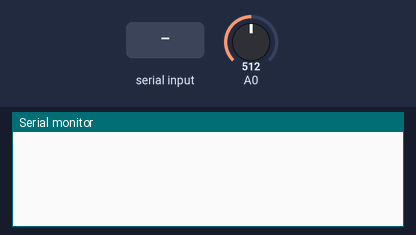
A sketch run on a simulated Arduino Uno, built with avr-gcc and run on an emulated ATmega328P. On the bench: the last lines printed to the serial monitor. Inputs (shaded band) come from the test bench; at power-on: A0 = 512.

Above: at 1.2 s.
1.3 s: "90,45\n" received over Serial
At 2.1 s:
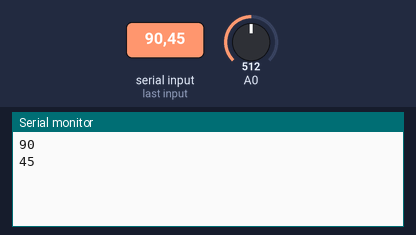
2.8 s: "30,150\n" received over Serial
At 4.2 s:
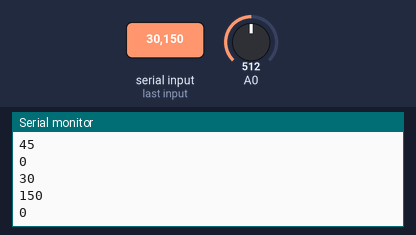
Timing chart, 0 to 5.8 s (numbered marks = the images above; inputs shaded):
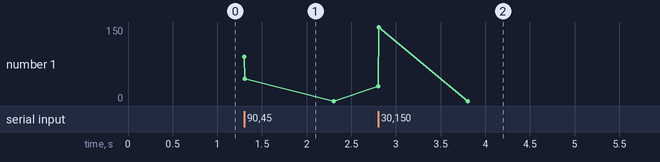

The sketch:

SerialFirstLecture.ino
```cpp
//

void setup() {
  Serial.begin(9600);

}

void loop() {
  int value = analogRead(A0);
  //Serial.print(value);
  //Serial.print("\n");

  while(Serial.available()) {
    //char c = Serial.read();
    //Serial.write(c);

    //char c = Serial.read();
    //Serial.write(c);

    //int i = Serial.parseInt();
    unsigned int i = Serial.parseInt();
    Serial.println(i);

  }
}
```

Measured:
- after the input at 1.3 s, the serial monitor: prints a new line at once (image 1)
- after the input at 2.8 s, the serial monitor: prints a new line at once (image 2)
